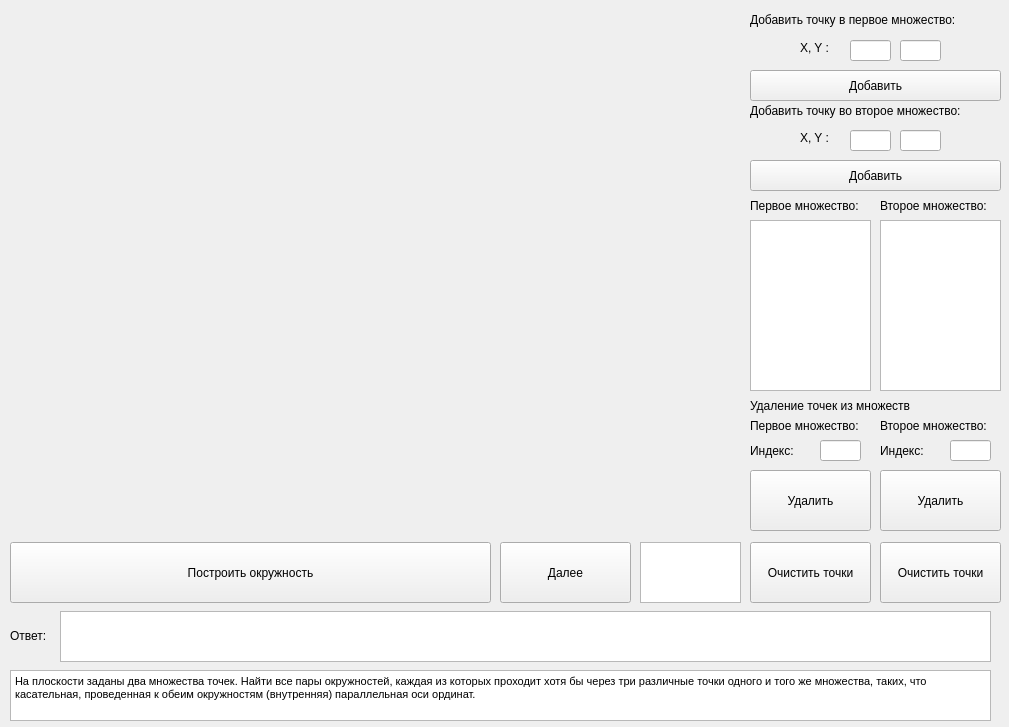
<?xml version="1.0" encoding="UTF-8"?>
<ui version="4.0">
 <class>MainWindow</class>
 <widget class="QMainWindow" name="MainWindow">
  <property name="geometry">
   <rect>
    <x>0</x>
    <y>0</y>
    <width>1009</width>
    <height>727</height>
   </rect>
  </property>
  <property name="windowTitle">
   <string>MainWindow</string>
  </property>
  <widget class="QWidget" name="centralwidget">
   <widget class="QLineEdit" name="lineEdit">
    <property name="geometry">
     <rect>
      <x>850</x>
      <y>40</y>
      <width>41</width>
      <height>21</height>
     </rect>
    </property>
   </widget>
   <widget class="QLabel" name="label">
    <property name="geometry">
     <rect>
      <x>750</x>
      <y>10</y>
      <width>251</width>
      <height>20</height>
     </rect>
    </property>
    <property name="text">
     <string>Добавить точку в первое множество:</string>
    </property>
   </widget>
   <widget class="QPushButton" name="pushButton">
    <property name="geometry">
     <rect>
      <x>750</x>
      <y>70</y>
      <width>251</width>
      <height>31</height>
     </rect>
    </property>
    <property name="text">
     <string>Добавить</string>
    </property>
   </widget>
   <widget class="QLabel" name="label_2">
    <property name="geometry">
     <rect>
      <x>750</x>
      <y>100</y>
      <width>251</width>
      <height>21</height>
     </rect>
    </property>
    <property name="text">
     <string>Добавить точку во второе множество:</string>
    </property>
   </widget>
   <widget class="QLineEdit" name="lineEdit_2">
    <property name="geometry">
     <rect>
      <x>900</x>
      <y>40</y>
      <width>41</width>
      <height>21</height>
     </rect>
    </property>
   </widget>
   <widget class="QPushButton" name="pushButton_2">
    <property name="geometry">
     <rect>
      <x>750</x>
      <y>160</y>
      <width>251</width>
      <height>31</height>
     </rect>
    </property>
    <property name="text">
     <string>Добавить</string>
    </property>
   </widget>
   <widget class="QListWidget" name="listWidget">
    <property name="geometry">
     <rect>
      <x>750</x>
      <y>220</y>
      <width>121</width>
      <height>171</height>
     </rect>
    </property>
   </widget>
   <widget class="QLabel" name="label_3">
    <property name="geometry">
     <rect>
      <x>750</x>
      <y>190</y>
      <width>131</width>
      <height>31</height>
     </rect>
    </property>
    <property name="text">
     <string>Первое множество:</string>
    </property>
   </widget>
   <widget class="QListWidget" name="listWidget_2">
    <property name="geometry">
     <rect>
      <x>880</x>
      <y>220</y>
      <width>121</width>
      <height>171</height>
     </rect>
    </property>
   </widget>
   <widget class="QLabel" name="label_4">
    <property name="geometry">
     <rect>
      <x>880</x>
      <y>190</y>
      <width>121</width>
      <height>31</height>
     </rect>
    </property>
    <property name="text">
     <string>Второе множество:</string>
    </property>
   </widget>
   <widget class="QTextBrowser" name="textBrowser">
    <property name="geometry">
     <rect>
      <x>10</x>
      <y>670</y>
      <width>981</width>
      <height>51</height>
     </rect>
    </property>
    <property name="html">
     <string>&lt;!DOCTYPE HTML PUBLIC &quot;-//W3C//DTD HTML 4.0//EN&quot; &quot;http://www.w3.org/TR/REC-html40/strict.dtd&quot;&gt;
&lt;html&gt;&lt;head&gt;&lt;meta name=&quot;qrichtext&quot; content=&quot;1&quot; /&gt;&lt;style type=&quot;text/css&quot;&gt;
p, li { white-space: pre-wrap; }
&lt;/style&gt;&lt;/head&gt;&lt;body style=&quot; font-family:'MS Shell Dlg 2'; font-size:7.8pt; font-weight:400; font-style:normal;&quot;&gt;
&lt;p style=&quot; margin-top:0px; margin-bottom:0px; margin-left:0px; margin-right:0px; -qt-block-indent:0; text-indent:0px;&quot;&gt;&lt;span style=&quot; font-size:8.25pt;&quot;&gt;На плоскости заданы два множества точек. Найти все пары окружностей, каждая из которых проходит хотя бы через три различные точки одного и того же множества, таких, что касательная, проведенная к обеим окружностям (внутренняя) параллельная оси ординат.&lt;/span&gt;&lt;/p&gt;&lt;/body&gt;&lt;/html&gt;</string>
    </property>
   </widget>
   <widget class="QLabel" name="label_5">
    <property name="geometry">
     <rect>
      <x>800</x>
      <y>40</y>
      <width>31</width>
      <height>16</height>
     </rect>
    </property>
    <property name="text">
     <string>X, Y :</string>
    </property>
   </widget>
   <widget class="QLabel" name="label_6">
    <property name="geometry">
     <rect>
      <x>750</x>
      <y>440</y>
      <width>71</width>
      <height>21</height>
     </rect>
    </property>
    <property name="text">
     <string>Индекс:</string>
    </property>
   </widget>
   <widget class="QLineEdit" name="lineEdit_5">
    <property name="geometry">
     <rect>
      <x>820</x>
      <y>440</y>
      <width>41</width>
      <height>21</height>
     </rect>
    </property>
   </widget>
   <widget class="QPushButton" name="pushButton_3">
    <property name="geometry">
     <rect>
      <x>750</x>
      <y>542</y>
      <width>121</width>
      <height>61</height>
     </rect>
    </property>
    <property name="text">
     <string>Очистить точки</string>
    </property>
   </widget>
   <widget class="QPushButton" name="pushButton_4">
    <property name="geometry">
     <rect>
      <x>880</x>
      <y>542</y>
      <width>121</width>
      <height>61</height>
     </rect>
    </property>
    <property name="text">
     <string>Очистить точки</string>
    </property>
   </widget>
   <widget class="QPushButton" name="pushButton_5">
    <property name="geometry">
     <rect>
      <x>10</x>
      <y>542</y>
      <width>481</width>
      <height>61</height>
     </rect>
    </property>
    <property name="text">
     <string>Построить окружность</string>
    </property>
   </widget>
   <widget class="QListWidget" name="listWidget_3">
    <property name="geometry">
     <rect>
      <x>640</x>
      <y>542</y>
      <width>101</width>
      <height>61</height>
     </rect>
    </property>
   </widget>
   <widget class="QPushButton" name="pushButton_6">
    <property name="geometry">
     <rect>
      <x>500</x>
      <y>542</y>
      <width>131</width>
      <height>61</height>
     </rect>
    </property>
    <property name="text">
     <string>Далее</string>
    </property>
   </widget>
   <widget class="QListWidget" name="listWidget_4">
    <property name="geometry">
     <rect>
      <x>60</x>
      <y>611</y>
      <width>931</width>
      <height>51</height>
     </rect>
    </property>
   </widget>
   <widget class="QLabel" name="label_7">
    <property name="geometry">
     <rect>
      <x>10</x>
      <y>610</y>
      <width>41</width>
      <height>51</height>
     </rect>
    </property>
    <property name="text">
     <string>Ответ:</string>
    </property>
   </widget>
   <widget class="QLabel" name="label_8">
    <property name="geometry">
     <rect>
      <x>750</x>
      <y>390</y>
      <width>251</width>
      <height>31</height>
     </rect>
    </property>
    <property name="text">
     <string>Удаление точек из множеств</string>
    </property>
   </widget>
   <widget class="QLabel" name="label_9">
    <property name="geometry">
     <rect>
      <x>750</x>
      <y>410</y>
      <width>131</width>
      <height>31</height>
     </rect>
    </property>
    <property name="text">
     <string>Первое множество:</string>
    </property>
   </widget>
   <widget class="QLabel" name="label_10">
    <property name="geometry">
     <rect>
      <x>880</x>
      <y>410</y>
      <width>121</width>
      <height>31</height>
     </rect>
    </property>
    <property name="text">
     <string>Второе множество:</string>
    </property>
   </widget>
   <widget class="QLineEdit" name="lineEdit_6">
    <property name="geometry">
     <rect>
      <x>950</x>
      <y>440</y>
      <width>41</width>
      <height>21</height>
     </rect>
    </property>
   </widget>
   <widget class="QLabel" name="label_11">
    <property name="geometry">
     <rect>
      <x>880</x>
      <y>440</y>
      <width>61</width>
      <height>21</height>
     </rect>
    </property>
    <property name="text">
     <string>Индекс:</string>
    </property>
   </widget>
   <widget class="QPushButton" name="pushButton_7">
    <property name="geometry">
     <rect>
      <x>750</x>
      <y>470</y>
      <width>121</width>
      <height>61</height>
     </rect>
    </property>
    <property name="text">
     <string>Удалить</string>
    </property>
   </widget>
   <widget class="QLineEdit" name="lineEdit_4">
    <property name="geometry">
     <rect>
      <x>900</x>
      <y>130</y>
      <width>41</width>
      <height>21</height>
     </rect>
    </property>
   </widget>
   <widget class="QLabel" name="label_12">
    <property name="geometry">
     <rect>
      <x>800</x>
      <y>130</y>
      <width>31</width>
      <height>16</height>
     </rect>
    </property>
    <property name="text">
     <string>X, Y :</string>
    </property>
   </widget>
   <widget class="QLineEdit" name="lineEdit_3">
    <property name="geometry">
     <rect>
      <x>850</x>
      <y>130</y>
      <width>41</width>
      <height>21</height>
     </rect>
    </property>
   </widget>
   <widget class="QPushButton" name="pushButton_8">
    <property name="geometry">
     <rect>
      <x>880</x>
      <y>470</y>
      <width>121</width>
      <height>61</height>
     </rect>
    </property>
    <property name="text">
     <string>Удалить</string>
    </property>
   </widget>
  </widget>
 </widget>
 <tabstops>
  <tabstop>lineEdit</tabstop>
  <tabstop>lineEdit_2</tabstop>
  <tabstop>pushButton</tabstop>
  <tabstop>lineEdit_3</tabstop>
  <tabstop>lineEdit_4</tabstop>
  <tabstop>pushButton_2</tabstop>
  <tabstop>listWidget</tabstop>
  <tabstop>listWidget_2</tabstop>
  <tabstop>lineEdit_5</tabstop>
  <tabstop>lineEdit_6</tabstop>
  <tabstop>pushButton_7</tabstop>
  <tabstop>pushButton_8</tabstop>
  <tabstop>pushButton_5</tabstop>
  <tabstop>pushButton_6</tabstop>
  <tabstop>listWidget_3</tabstop>
  <tabstop>pushButton_3</tabstop>
  <tabstop>pushButton_4</tabstop>
  <tabstop>listWidget_4</tabstop>
  <tabstop>textBrowser</tabstop>
 </tabstops>
 <resources/>
 <connections/>
</ui>
